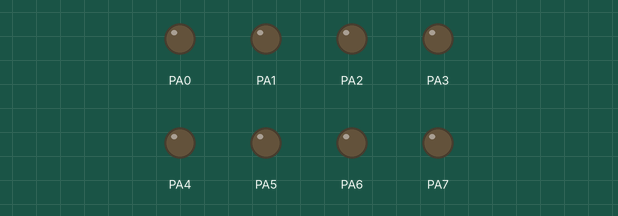
Recording of a program running on a simulated ATmega32, built with avr-gcc and emulated at 1 MHz. Shown: output pins drawn as LEDs (lit = HIGH).

Above: at 0.2 s.
At 1.7 s:
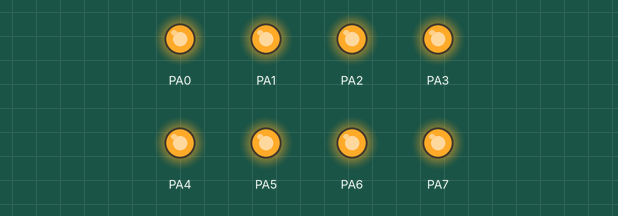
Timing chart, 0 to 3.0 s (numbered marks = the images above):
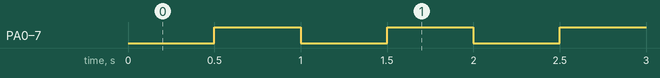

The program:

main.cpp
```cpp
#define F_CPU 1000000UL

#include <avr/io.h>
#include <util/delay.h>

class LED
{
public:
        LED();
        void LED_toggle();
};

LED::LED()
{
        DDRA = 0xff;
        PORTA = 0x00;
}
void LED::LED_toggle()
{
        _delay_ms(500);
        PORTA = ~PORTA;
}
int main(void)
{
        LED ledblink;

        while (1)
        {
                ledblink.LED_toggle();
        }
        return 0;
}
```

Measured:
- by itself, PA0–7: alternates HIGH for 0.50 s and LOW for 0.50 s
